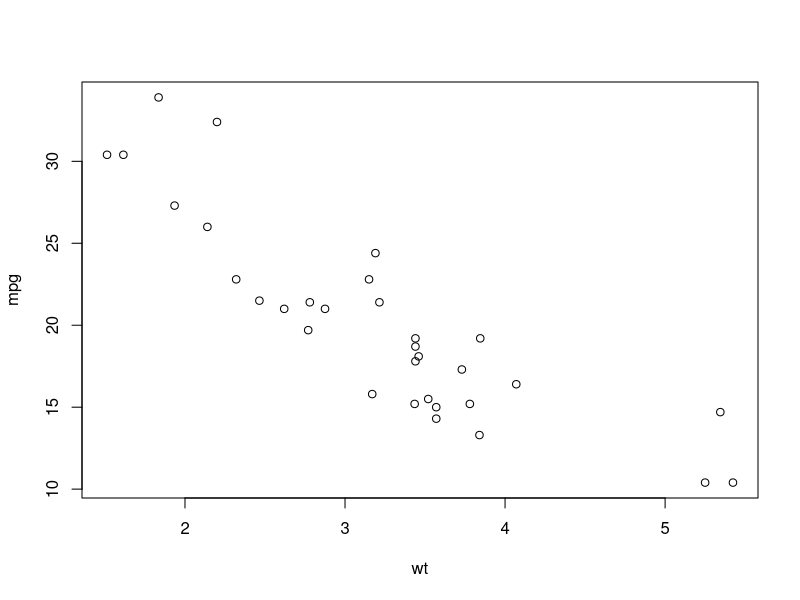
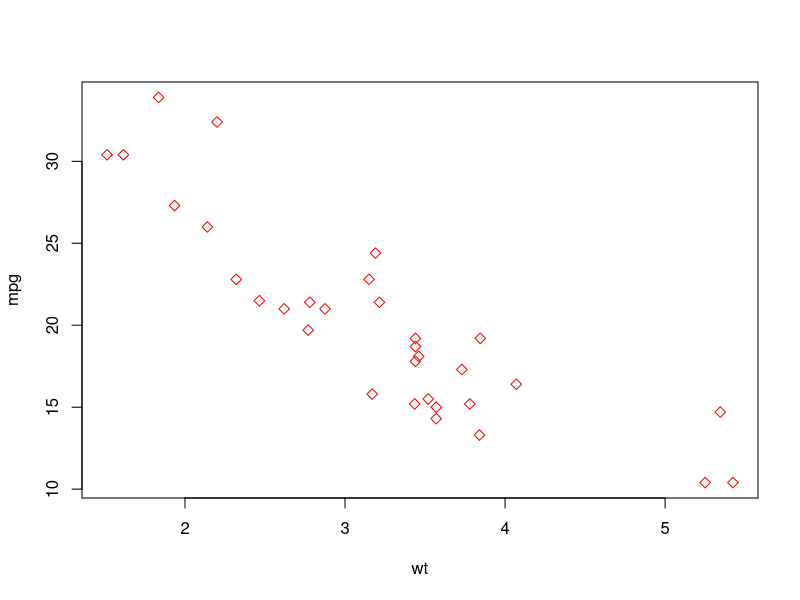
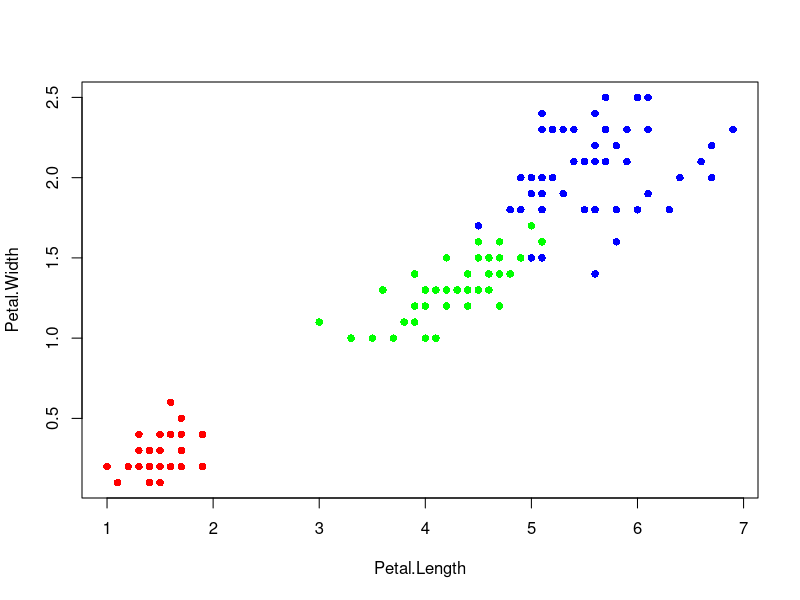

Reproduce these figures in R, in order.
# 날짜 : 2021/06/29
# 이름 : 김철학
# 내용 : ch05.데이터 시각화 - 산점도 교재p154

# 산점도

View(mtcars)
wt <- mtcars$wt
mpg <- mtcars$mpg

plot(wt, mpg)
plot(wt, mpg, col='red', pch=5)

ds_iris <-iris[,3:4]
ds_iris

group <- as.numeric(iris$Species)
group

color <- c('red', 'green', 'blue')

plot(ds_iris, pch=16, col=color[group])
